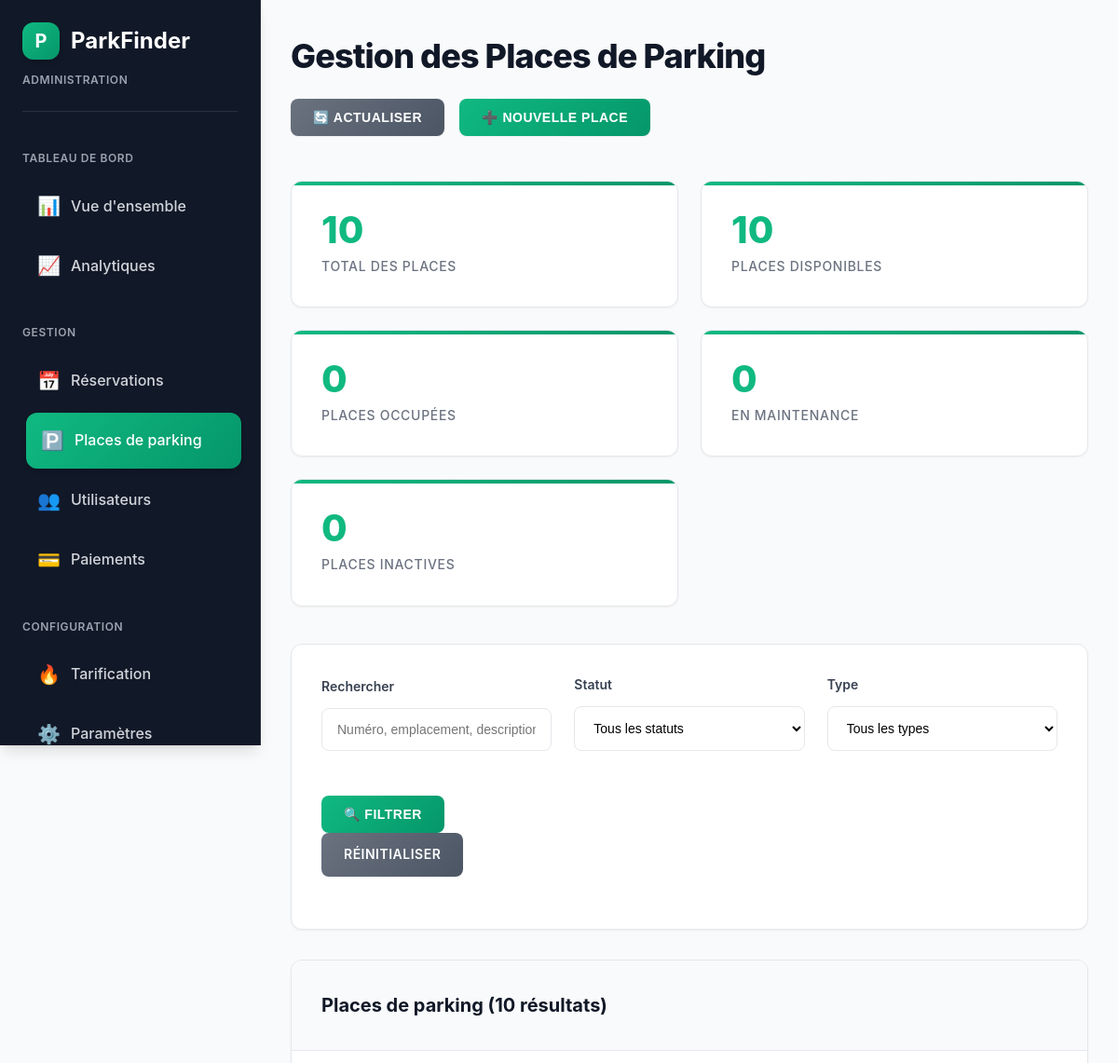
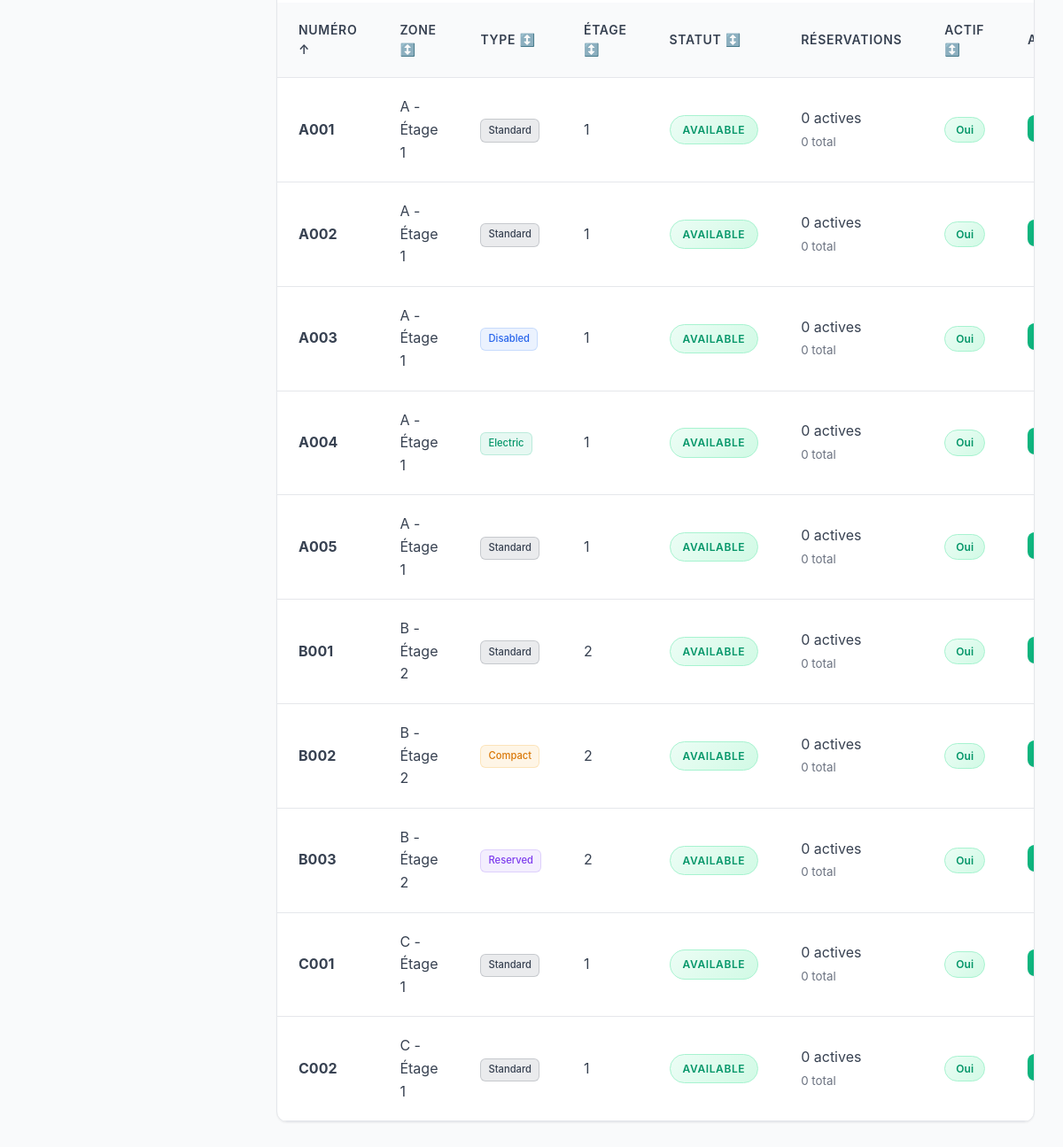
/public/admin-parking-spots.php (signed in), run on an earlier commit of the app's database (2 pictures, top to bottom).
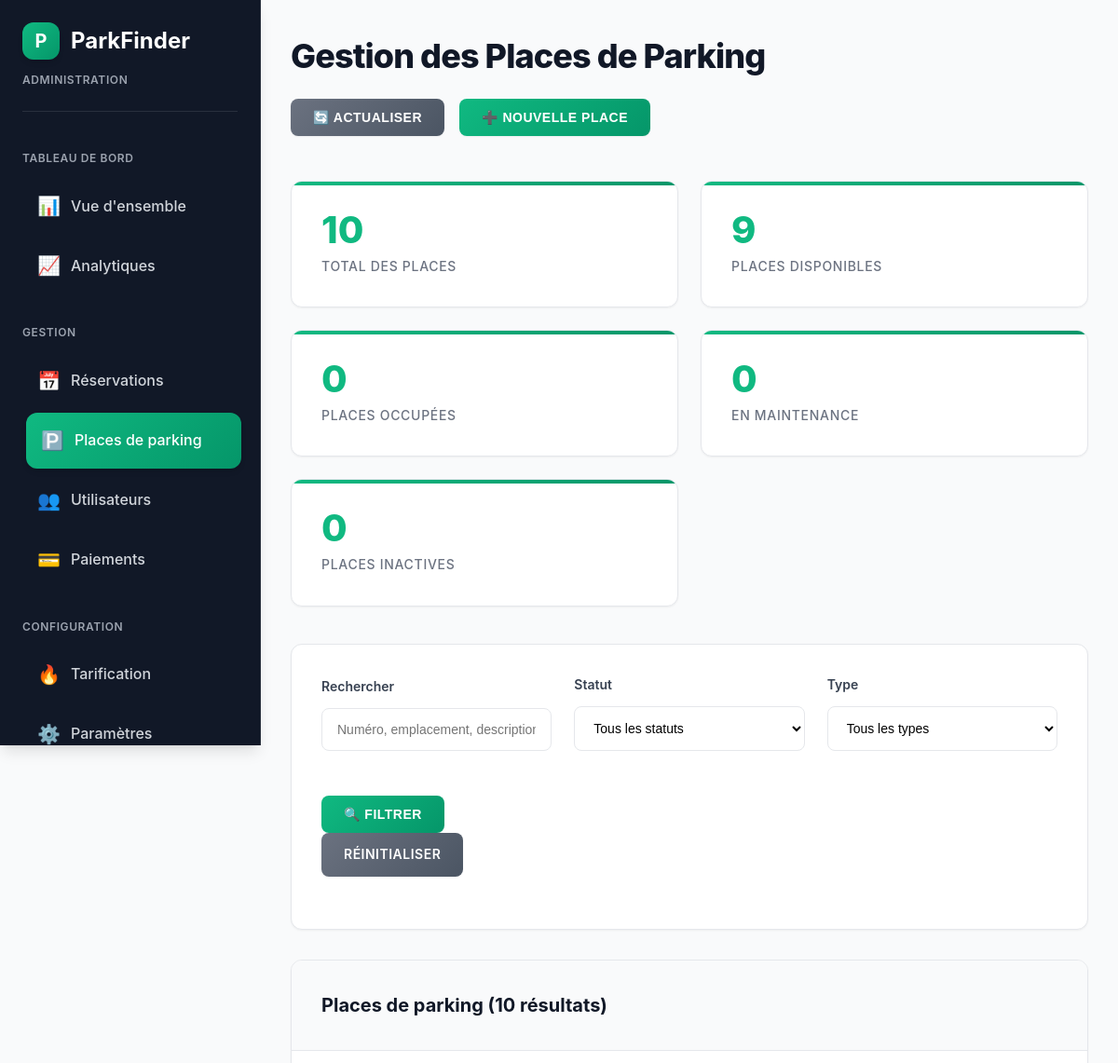
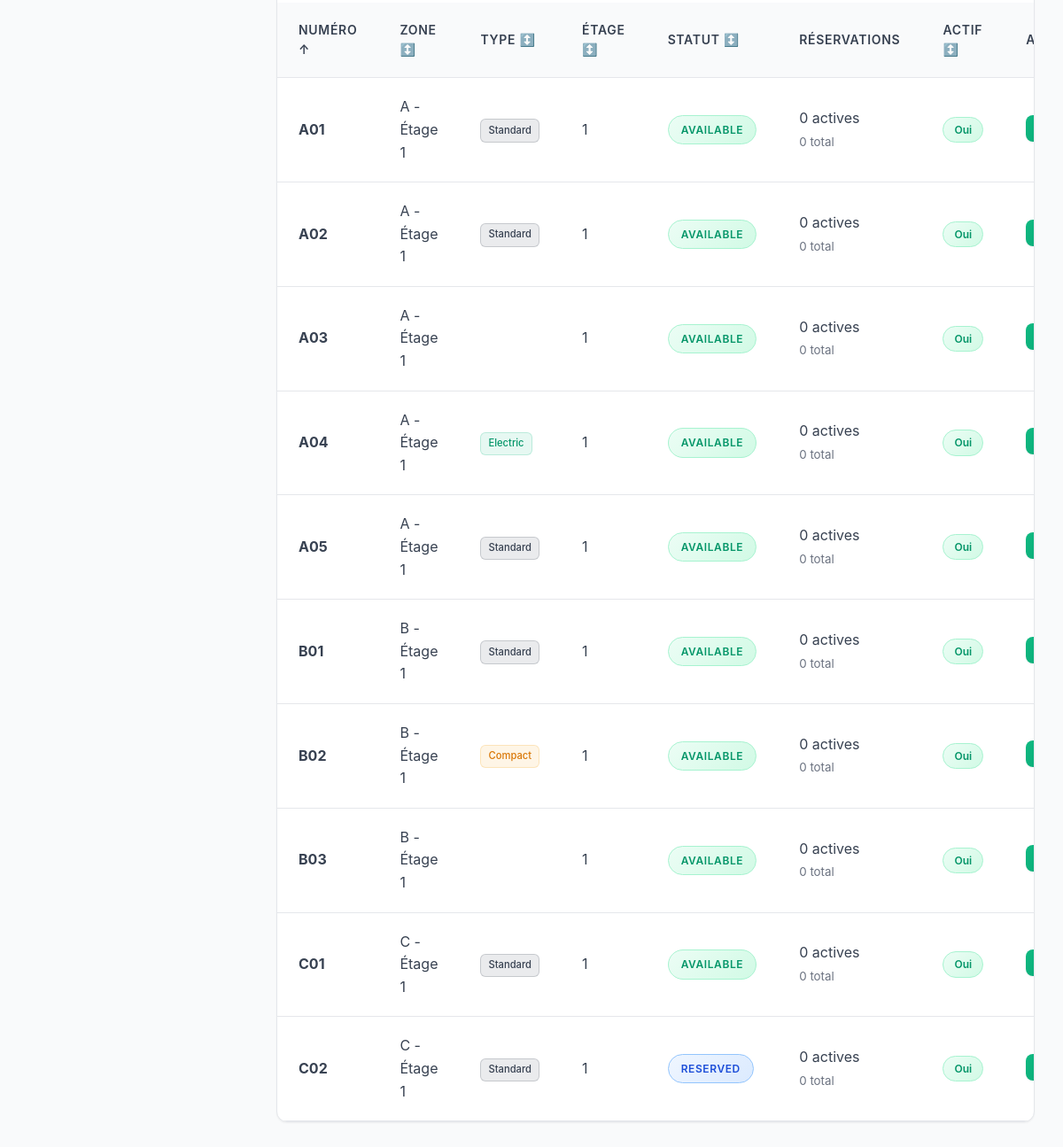
And on a later commit of the database (2 pictures, top to bottom).
### tables this page shows
CREATE TABLE IF NOT EXISTS parking_spots (
    spot_id INT AUTO_INCREMENT PRIMARY KEY,
    spot_number VARCHAR(10) UNIQUE NOT NULL,
    spot_type ENUM('standard', 'disabled', 'reserved', 'electric', 'compact') DEFAULT 'standard',
    status ENUM('available', 'occupied', 'maintenance', 'reserved') DEFAULT 'available',
    floor_level INT DEFAULT 1,
    zone_section VARCHAR(10) DEFAULT 'A',
    length_cm INT DEFAULT 500,
    width_cm INT DEFAULT 250,
    description TEXT,
    is_active BOOLEAN DEFAULT TRUE,
    created_at TIMESTAMP DEFAULT CURRENT_TIMESTAMP,
    updated_at TIMESTAMP DEFAULT CURRENT_TIMESTAMP ON UPDATE CURRENT_TIMESTAMP,
    hourly_rate DECIMAL(10,2) DEFAULT 2.50
);

### public/admin-parking-spots.php (the view, shortened to what the changed rows need)
<?php
$config = [
    'db_host' => 'localhost',
    'db_name' => 'parking_management_system',
    'db_user' => 'root',
    'db_pass' => ''
];
try {
    $pdo = new PDO("mysql:host={$config['db_host']};dbname={$config['db_name']}", $config['db_user'], $config['db_pass']);
    $pdo->setAttribute(PDO::ATTR_ERRMODE, PDO::ERRMODE_EXCEPTION);
} catch (Exception $e) {
    die("Erreur de connexion à la base de données: " . $e->getMessage());
}
$search = $_GET['search'] ?? '';
$sort_field = $_GET['sort'] ?? 'spot_number';
$sort_order = $_GET['order'] ?? 'ASC';
$status_filter = $_GET['status'] ?? '';
$type_filter = $_GET['type'] ?? '';
$page = max(1, intval($_GET['page'] ?? 1));
$per_page = 20;
$offset = ($page - 1) * $per_page;
$sort_order = strtoupper($sort_order) === 'DESC' ? 'DESC' : 'ASC';
$where_conditions = ['1=1'];
$params = [];
$where_clause = implode(' AND ', $where_conditions);
try {
    $query = "
        SELECT ps.*,
               COUNT(r.reservation_id) as total_reservations,
               SUM(CASE WHEN r.status IN ('active', 'confirmed') THEN 1 ELSE 0 END) as active_reservations
        FROM parking_spots ps
        LEFT JOIN reservations r ON ps.spot_id = r.spot_id
        WHERE $where_clause
        GROUP BY ps.spot_id
        ORDER BY $sort_field $sort_order
        LIMIT $per_page OFFSET $offset
    ";
    $stmt = $pdo->prepare($query);
    $stmt->execute($params);
    $parking_spots = $stmt->fetchAll(PDO::FETCH_ASSOC);
    $stats_query = "
        SELECT
            COUNT(*) as total_spots,
            SUM(CASE WHEN status = 'available' AND is_active = 1 THEN 1 ELSE 0 END) as available_spots,
            SUM(CASE WHEN status = 'occupied' THEN 1 ELSE 0 END) as occupied_spots,
            SUM(CASE WHEN status = 'maintenance' THEN 1 ELSE 0 END) as maintenance_spots,
            SUM(CASE WHEN is_active = 0 THEN 1 ELSE 0 END) as inactive_spots
        FROM parking_spots
    ";
    $stmt = $pdo->query($stats_query);
    $stats = $stmt->fetch(PDO::FETCH_ASSOC);
} catch (Exception $e) {
    $message = "Erreur lors de la récupération des données: " . $e->getMessage();
    $messageType = 'error';
    $parking_spots = [];
    $stats = [];
}
function getSortLink($field, $current_field, $current_order, $search, $status_filter, $type_filter) {
    $new_order = ($field === $current_field && $current_order === 'ASC') ? 'DESC' : 'ASC';
    $params = [
        'sort' => $field,
        'order' => $new_order,
        'search' => $search,
        'status' => $status_filter,
        'type' => $type_filter
    ];
    return 'admin-parking-spots.php?' . http_build_query(array_filter($params));
}
function getSortIcon($field, $current_field, $current_order) {
    if ($field !== $current_field) return '↕️';
    return $current_order === 'ASC' ? '↑' : '↓';
}
?>
<!DOCTYPE html>
<html lang="fr">
<head>
    <link rel="stylesheet" href="assets/css/admin-dashboard.css">
    <link rel="stylesheet" href="assets/css/admin-parking-spots.css">
</head>
<body>
    <div class="admin-layout">
        <main class="admin-main">
            <div class="admin-header">
                <h1>Gestion des Places de Parking</h1>
            </div>
            <div class="stats-grid">
                <div class="stat-card">
                    <div class="stat-number"><?= $stats['available_spots'] ?? 0 ?></div>
                    <div class="stat-label">Places disponibles</div>
                </div>
            </div>
            <div class="table-container">
                <table class="data-table">
                    <thead>
                        <tr>                            <th>
                                <a href="<?= getSortLink('spot_number', $sort_field, $sort_order, $search, $status_filter, $type_filter) ?>" class="sort-header">
                                    Numéro <?= getSortIcon('spot_number', $sort_field, $sort_order) ?>
                                </a>
                            </th>
                            <th>
                                <a href="<?= getSortLink('zone_section', $sort_field, $sort_order, $search, $status_filter, $type_filter) ?>" class="sort-header">
                                    Zone <?= getSortIcon('zone_section', $sort_field, $sort_order) ?>
                                </a>
                            </th>
                            <th>
                                <a href="<?= getSortLink('spot_type', $sort_field, $sort_order, $search, $status_filter, $type_filter) ?>" class="sort-header">
                                    Type <?= getSortIcon('spot_type', $sort_field, $sort_order) ?>
                                </a>
                            </th>
                            <th>
                                <a href="<?= getSortLink('floor_level', $sort_field, $sort_order, $search, $status_filter, $type_filter) ?>" class="sort-header">
                                    Étage <?= getSortIcon('floor_level', $sort_field, $sort_order) ?>
                                </a>
                            </th>
                            <th>
                                <a href="<?= getSortLink('status', $sort_field, $sort_order, $search, $status_filter, $type_filter) ?>" class="sort-header">
                                    Statut <?= getSortIcon('status', $sort_field, $sort_order) ?>
                                </a>
                            </th>
                            <th>Réservations</th>
                            <th>
                                <a href="<?= getSortLink('is_active', $sort_field, $sort_order, $search, $status_filter, $type_filter) ?>" class="sort-header">
                                    Actif <?= getSortIcon('is_active', $sort_field, $sort_order) ?>
                                </a>
                            </th>
                            <th>Actions</th>
                        </tr>
                    </thead>
                    <tbody>
                        <?php if (empty($parking_spots)): ?>                            <tr>
                                <td colspan="8" style="text-align: center; padding: 2rem; color: var(--text-muted);">
                                    Aucune place de parking trouvée
                                </td>
                            </tr><?php else: ?>                            <?php foreach ($parking_spots as $spot): ?>
                                <tr>
                                    <td><strong><?= htmlspecialchars($spot['spot_number'] ?? 'N/A') ?></strong></td>
                                    <td><?= htmlspecialchars($spot['zone_section'] ?? 'N/A') ?> - Étage <?= $spot['floor_level'] ?? 1 ?></td>
                                    <td><span class="type-badge type-<?= $spot['spot_type'] ?? 'standard' ?>"><?= ucfirst($spot['spot_type'] ?? 'standard') ?></span></td>
                                    <td><?= $spot['floor_level'] ?? 1 ?></td>
                                    <td>
                                        <span class="status-badge status-<?= $spot['status'] ?? 'available' ?>">
                                            <?= ucfirst($spot['status'] ?? 'available') ?>
                                        </span>
                                    </td>
                                    <td>
                                        <span><?= $spot['active_reservations'] ?? 0 ?> actives</span><br>
                                        <small style="color: var(--text-muted);"><?= $spot['total_reservations'] ?? 0 ?> total</small>
                                    </td>
                                    <td>
                                        <span class="active-badge active-<?= ($spot['is_active'] ?? 1) ? 'yes' : 'no' ?>">
                                            <?= ($spot['is_active'] ?? 1) ? 'Oui' : 'Non' ?>
                                        </span>
                                    </td>
                                    <td class="actions-cell">
                                        <button class="btn btn-small" onclick="editSpot(<?= htmlspecialchars(json_encode($spot)) ?>)">
                                        </button>
                                    </td>
                                </tr>
                            <?php endforeach; ?>
                        <?php endif; ?>
                    </tbody>
                </table>
            </div>
        </main>
    </div>
</body>
</html>

What changed in the data, as far as the page shows it:
changed parking_spots (number 1 of 10 on the later page): spot_number "A001" → "A01"
changed parking_spots (number 2 of 10 on the later page): spot_number "A002" → "A02"
changed parking_spots (number 3 of 10 on the later page): spot_number "A003" → "A03"; spot_type "Disabled" → (not shown)
changed parking_spots "Electric": spot_number "A004" → "A04"
changed parking_spots (number 5 of 10 on the later page): spot_number "A005" → "A05"
changed parking_spots (number 6 of 10 on the later page): spot_number "B001" → "B01"; floor_level "2" → "1"
changed parking_spots "Compact": spot_number "B002" → "B02"; floor_level "2" → "1"
changed parking_spots (number 8 of 10 on the later page): spot_number "B003" → "B03"; floor_level "2" → "1"; spot_type "Reserved" → (not shown)
changed parking_spots (number 9 of 10 on the later page): spot_number "C001" → "C01"
changed parking_spots: spot_number "C002" → "C02"; status "AVAILABLE" → "RESERVED"
Also different on the page:
$stats['available_spots']: "10" → "9"
